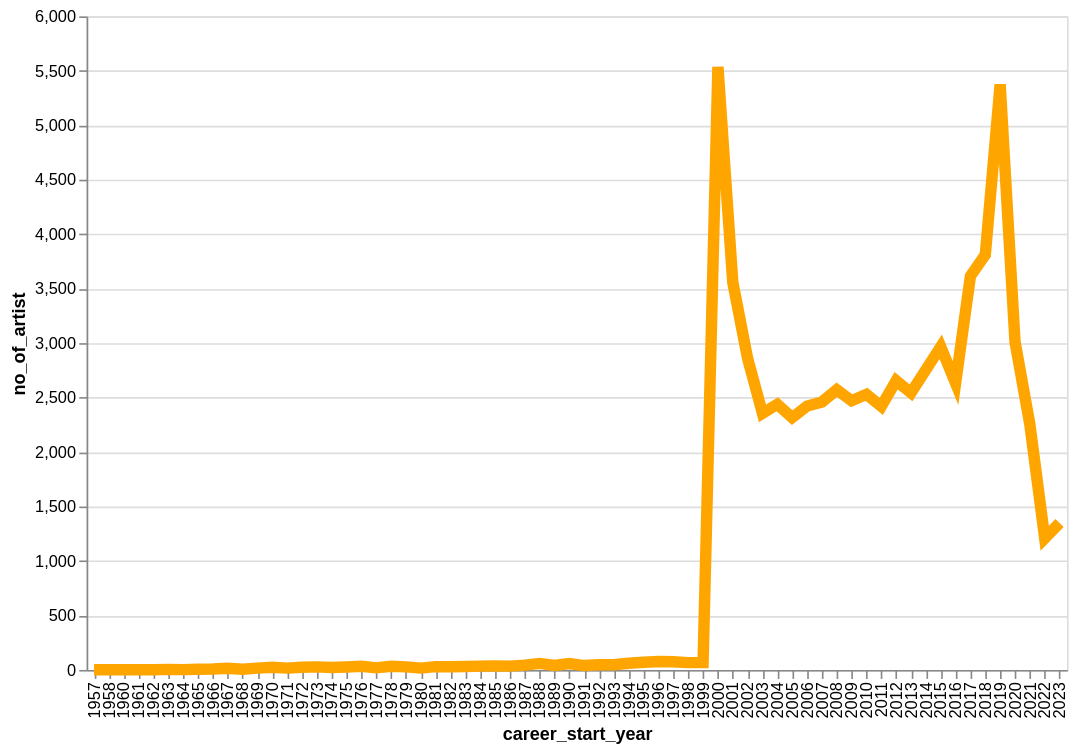

The cell this chart's notebook holds for it:
### Code cell
alt.Chart(artists_by_year).mark_line(strokeWidth=7,color='orange').encode(
    x= 'career_start_year:N',
    y= 'no_of_artist:Q',
    tooltip = ['career_start_year','no_of_artist']
).properties(
    width = 600,
    height= 400
)

### Figure 1 — Vega-Lite specification as saved in the notebook (floating-point values rounded to 4 significant figures)
{"config": {"view": {"continuousWidth": 300, "continuousHeight": 300}}, "data": {"name": "data-c9d8a32eee9ea30913065a119a18428d"}, "mark": {"type": "line", "color": "orange", "strokeWidth": 7}, "encoding": {"tooltip": [{"field": "career_start_year", "type": "quantitative"}, {"field": "no_of_artist", "type": "quantitative"}], "x": {"field": "career_start_year", "type": "nominal"}, "y": {"field": "no_of_artist", "type": "quantitative"}}, "height": 400, "width": 600, "$schema": "https://vega.github.io/schema/vega-lite/v6.4.1.json", "datasets": {"data-c9d8a32eee9ea30913065a119a18428d": [{"career_start_year": 1958, "no_of_artist": 1}, {"career_start_year": 1961, "no_of_artist": 1}, {"career_start_year": 1962, "no_of_artist": 1}, {"career_start_year": 1957, "no_of_artist": 2}, {"career_start_year": 1960, "no_of_artist": 3}, {"career_start_year": 1964, "no_of_artist": 3}, {"career_start_year": 1963, "no_of_artist": 5}, {"career_start_year": 1965, "no_of_artist": 6}, {"career_start_year": 1968, "no_of_artist": 7}, {"career_start_year": 1966, "no_of_artist": 8}, {"career_start_year": 1967, "no_of_artist": 15}, {"career_start_year": 1969, "no_of_artist": 17}, {"career_start_year": 1980, "no_of_artist": 17}, {"career_start_year": 1971, "no_of_artist": 17}, {"career_start_year": 1977, "no_of_artist": 19}, {"career_start_year": 1974, "no_of_artist": 22}, {"career_start_year": 1972, "no_of_artist": 24}, {"career_start_year": 1970, "no_of_artist": 24}, {"career_start_year": 1975, "no_of_artist": 27}, {"career_start_year": 1979, "no_of_artist": 28}, {"career_start_year": 1973, "no_of_artist": 28}, {"career_start_year": 1982, "no_of_artist": 29}, {"career_start_year": 1981, "no_of_artist": 30}, {"career_start_year": 1983, "no_of_artist": 31}, {"career_start_year": 1976, "no_of_artist": 33}, {"career_start_year": 1978, "no_of_artist": 33}, {"career_start_year": 1984, "no_of_artist": 35}, {"career_start_year": 1986, "no_of_artist": 35}, {"career_start_year": 1985, "no_of_artist": 36}, {"career_start_year": 1991, "no_of_artist": 40}, {"career_start_year": 1989, "no_of_artist": 42}, {"career_start_year": 1987, "no_of_artist": 44}, {"career_start_year": 1992, "no_of_artist": 47}, {"career_start_year": 1993, "no_of_artist": 48}, {"career_start_year": 1990, "no_of_artist": 59}, {"career_start_year": 1988, "no_of_artist": 60}, {"career_start_year": 1994, "no_of_artist": 61}, {"career_start_year": 1998, "no_of_artist": 67}, {"career_start_year": 1999, "no_of_artist": 68}, {"career_start_year": 1995, "no_of_artist": 70}, {"career_start_year": 1997, "no_of_artist": 75}, {"career_start_year": 1996, "no_of_artist": 78}, {"career_start_year": 2022, "no_of_artist": 1208}, {"career_start_year": 2023, "no_of_artist": 1348}, {"career_start_year": 2021, "no_of_artist": 2254}, {"career_start_year": 2005, "no_of_artist": 2316}, {"career_start_year": 2003, "no_of_artist": 2355}, {"career_start_year": 2011, "no_of_artist": 2419}, {"career_start_year": 2006, "no_of_artist": 2422}, {"career_start_year": 2004, "no_of_artist": 2439}, {"career_start_year": 2007, "no_of_artist": 2460}, {"career_start_year": 2009, "no_of_artist": 2471}, {"career_start_year": 2010, "no_of_artist": 2530}, {"career_start_year": 2013, "no_of_artist": 2544}, {"career_start_year": 2008, "no_of_artist": 2572}, {"career_start_year": 2016, "no_of_artist": 2633}, {"career_start_year": 2012, "no_of_artist": 2655}, {"career_start_year": 2014, "no_of_artist": 2756}, {"career_start_year": 2002, "no_of_artist": 2859}, {"career_start_year": 2015, "no_of_artist": 2967}, {"career_start_year": 2020, "no_of_artist": 3012}, {"career_start_year": 2001, "no_of_artist": 3560}, {"career_start_year": 2017, "no_of_artist": 3616}, {"career_start_year": 2018, "no_of_artist": 3812}, {"career_start_year": 2019, "no_of_artist": 5375}, {"career_start_year": 2000, "no_of_artist": 5535}]}}
